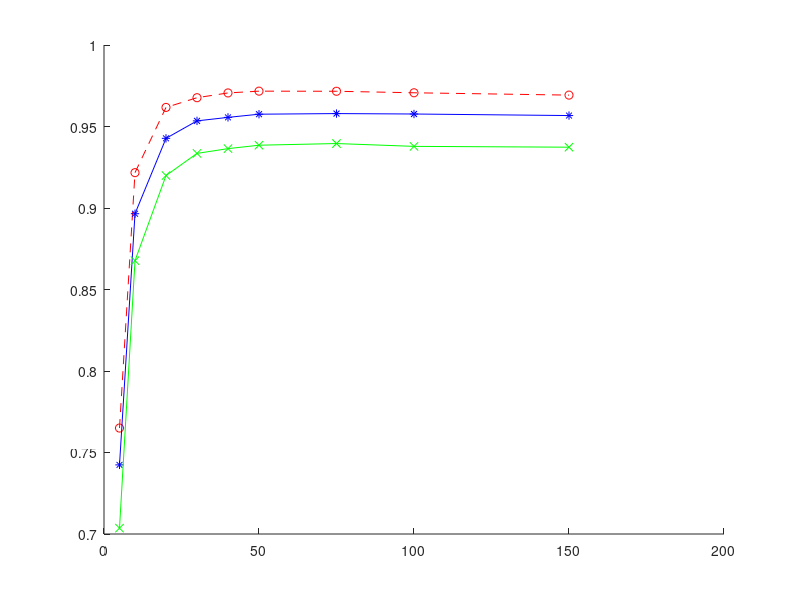

Source code (MATLAB):
K1 = [0.765000,0.921690,0.961714,0.967667,0.970595,0.971690,0.971619,0.970690,0.969262];
K3 = [0.742405,0.896500,0.942738,0.953452,0.955595,0.957548,0.957929,0.957667,0.956714];
K5 = [0.703595,0.867690,0.919905,0.933500,0.936429,0.938524,0.939548,0.937810,0.937310];

 alphas = [5,10,20,30,40,50,75,100,150];
 
 hold on
 plot(alphas, K1,'--or') 
 plot(alphas, K3,'-*b')
 plot(alphas, K5,'-xg')
 hold off